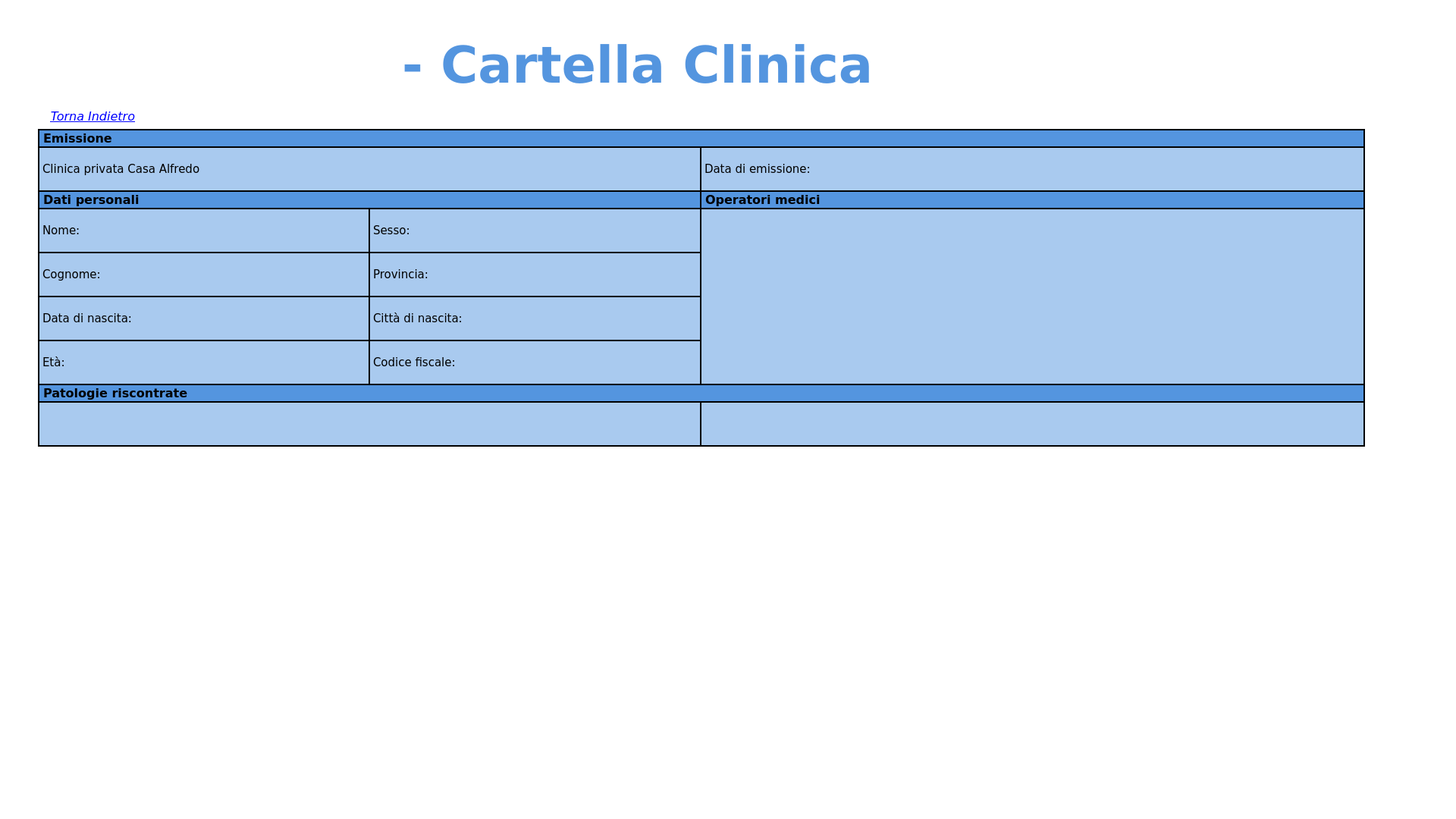
<?xml version="1.0" encoding="UTF-8"?>
<ui version="4.0">
 <class>cartella_clinica_paziente</class>
 <widget class="QWidget" name="cartella_clinica_paziente">
  <property name="geometry">
   <rect>
    <x>0</x>
    <y>0</y>
    <width>1920</width>
    <height>1080</height>
   </rect>
  </property>
  <property name="minimumSize">
   <size>
    <width>1920</width>
    <height>1080</height>
   </size>
  </property>
  <property name="maximumSize">
   <size>
    <width>1920</width>
    <height>1080</height>
   </size>
  </property>
  <property name="palette">
   <palette>
    <active>
     <colorrole role="Button">
      <brush brushstyle="SolidPattern">
       <color alpha="255">
        <red>255</red>
        <green>255</green>
        <blue>255</blue>
       </color>
      </brush>
     </colorrole>
     <colorrole role="Base">
      <brush brushstyle="SolidPattern">
       <color alpha="255">
        <red>255</red>
        <green>255</green>
        <blue>255</blue>
       </color>
      </brush>
     </colorrole>
     <colorrole role="Window">
      <brush brushstyle="SolidPattern">
       <color alpha="255">
        <red>255</red>
        <green>255</green>
        <blue>255</blue>
       </color>
      </brush>
     </colorrole>
    </active>
    <inactive>
     <colorrole role="Button">
      <brush brushstyle="SolidPattern">
       <color alpha="255">
        <red>255</red>
        <green>255</green>
        <blue>255</blue>
       </color>
      </brush>
     </colorrole>
     <colorrole role="Base">
      <brush brushstyle="SolidPattern">
       <color alpha="255">
        <red>255</red>
        <green>255</green>
        <blue>255</blue>
       </color>
      </brush>
     </colorrole>
     <colorrole role="Window">
      <brush brushstyle="SolidPattern">
       <color alpha="255">
        <red>255</red>
        <green>255</green>
        <blue>255</blue>
       </color>
      </brush>
     </colorrole>
    </inactive>
    <disabled>
     <colorrole role="Button">
      <brush brushstyle="SolidPattern">
       <color alpha="255">
        <red>255</red>
        <green>255</green>
        <blue>255</blue>
       </color>
      </brush>
     </colorrole>
     <colorrole role="Base">
      <brush brushstyle="SolidPattern">
       <color alpha="255">
        <red>255</red>
        <green>255</green>
        <blue>255</blue>
       </color>
      </brush>
     </colorrole>
     <colorrole role="Window">
      <brush brushstyle="SolidPattern">
       <color alpha="255">
        <red>255</red>
        <green>255</green>
        <blue>255</blue>
       </color>
      </brush>
     </colorrole>
    </disabled>
   </palette>
  </property>
  <property name="windowTitle">
   <string>Clinica Casa Alfredo</string>
  </property>
  <property name="windowIcon">
   <iconset>
    <normaloff>Immagini/logo_casa_alfredo.png</normaloff>Immagini/logo_casa_alfredo.png</iconset>
  </property>
  <property name="styleSheet">
   <string notr="true"/>
  </property>
  <widget class="QPushButton" name="tendina_button">
   <property name="geometry">
    <rect>
     <x>1820</x>
     <y>20</y>
     <width>70</width>
     <height>70</height>
    </rect>
   </property>
   <property name="cursor">
    <cursorShape>PointingHandCursor</cursorShape>
   </property>
   <property name="styleSheet">
    <string notr="true">QPushButton#tendina_button:pressed {
background-color: rgb(0, 0, 0, 0);
}</string>
   </property>
   <property name="text">
    <string/>
   </property>
   <property name="icon">
    <iconset>
     <normaloff>Immagini/tendina_chiusa.png</normaloff>Immagini/tendina_chiusa.png</iconset>
   </property>
   <property name="iconSize">
    <size>
     <width>70</width>
     <height>70</height>
    </size>
   </property>
   <property name="flat">
    <bool>true</bool>
   </property>
  </widget>
  <widget class="QLabel" name="cartella_clinica">
   <property name="geometry">
    <rect>
     <x>530</x>
     <y>20</y>
     <width>981</width>
     <height>131</height>
    </rect>
   </property>
   <property name="font">
    <font>
     <family>Verdana</family>
     <pointsize>50</pointsize>
     <weight>75</weight>
     <bold>true</bold>
    </font>
   </property>
   <property name="styleSheet">
    <string notr="true">color: rgb(84, 149, 223);</string>
   </property>
   <property name="text">
    <string>- Cartella Clinica</string>
   </property>
  </widget>
  <widget class="QLabel" name="logo">
   <property name="geometry">
    <rect>
     <x>10</x>
     <y>5</y>
     <width>110</width>
     <height>130</height>
    </rect>
   </property>
   <property name="text">
    <string/>
   </property>
   <property name="pixmap">
    <pixmap>Immagini/logo_casa_alfredo.png</pixmap>
   </property>
   <property name="scaledContents">
    <bool>true</bool>
   </property>
  </widget>
  <widget class="QLabel" name="titolo">
   <property name="geometry">
    <rect>
     <x>110</x>
     <y>20</y>
     <width>401</width>
     <height>110</height>
    </rect>
   </property>
   <property name="text">
    <string/>
   </property>
   <property name="pixmap">
    <pixmap>Immagini/titolo_casa_alfredo.png</pixmap>
   </property>
   <property name="scaledContents">
    <bool>true</bool>
   </property>
  </widget>
  <widget class="QLabel" name="emissione">
   <property name="geometry">
    <rect>
     <x>50</x>
     <y>170</y>
     <width>1750</width>
     <height>25</height>
    </rect>
   </property>
   <property name="font">
    <font>
     <family>Verdana</family>
     <pointsize>12</pointsize>
     <weight>75</weight>
     <bold>true</bold>
    </font>
   </property>
   <property name="styleSheet">
    <string notr="true">background-color: rgb(84, 149, 223);
border: 2px solid</string>
   </property>
   <property name="text">
    <string>Emissione</string>
   </property>
  </widget>
  <widget class="QLabel" name="clinica_privata_casa_alfredo">
   <property name="geometry">
    <rect>
     <x>50</x>
     <y>193</y>
     <width>875</width>
     <height>60</height>
    </rect>
   </property>
   <property name="font">
    <font>
     <family>Verdana</family>
     <pointsize>11</pointsize>
    </font>
   </property>
   <property name="styleSheet">
    <string notr="true">background-color: rgb(169, 202, 239);
border: 2px solid</string>
   </property>
   <property name="text">
    <string>Clinica privata Casa Alfredo</string>
   </property>
  </widget>
  <widget class="QLabel" name="data_emissione">
   <property name="geometry">
    <rect>
     <x>923</x>
     <y>193</y>
     <width>877</width>
     <height>60</height>
    </rect>
   </property>
   <property name="font">
    <font>
     <family>Verdana</family>
     <pointsize>11</pointsize>
    </font>
   </property>
   <property name="styleSheet">
    <string notr="true">background-color: rgb(169, 202, 239);
border: 2px solid</string>
   </property>
   <property name="text">
    <string>Data di emissione:</string>
   </property>
  </widget>
  <widget class="QLabel" name="dati_personali">
   <property name="geometry">
    <rect>
     <x>50</x>
     <y>251</y>
     <width>875</width>
     <height>25</height>
    </rect>
   </property>
   <property name="font">
    <font>
     <family>Verdana</family>
     <pointsize>12</pointsize>
     <weight>75</weight>
     <bold>true</bold>
    </font>
   </property>
   <property name="styleSheet">
    <string notr="true">background-color: rgb(84, 149, 223);
border: 2px solid</string>
   </property>
   <property name="text">
    <string>Dati personali</string>
   </property>
  </widget>
  <widget class="QLabel" name="operatori_medici">
   <property name="geometry">
    <rect>
     <x>923</x>
     <y>251</y>
     <width>877</width>
     <height>25</height>
    </rect>
   </property>
   <property name="font">
    <font>
     <family>Verdana</family>
     <pointsize>12</pointsize>
     <weight>75</weight>
     <bold>true</bold>
    </font>
   </property>
   <property name="styleSheet">
    <string notr="true">background-color: rgb(84, 149, 223);
border: 2px solid</string>
   </property>
   <property name="text">
    <string>Operatori medici</string>
   </property>
  </widget>
  <widget class="QLabel" name="nome_label">
   <property name="geometry">
    <rect>
     <x>50</x>
     <y>274</y>
     <width>438</width>
     <height>60</height>
    </rect>
   </property>
   <property name="font">
    <font>
     <family>Verdana</family>
     <pointsize>11</pointsize>
    </font>
   </property>
   <property name="styleSheet">
    <string notr="true">background-color: rgb(169, 202, 239);
border: 2px solid</string>
   </property>
   <property name="text">
    <string>Nome:</string>
   </property>
  </widget>
  <widget class="QLabel" name="cognome_label">
   <property name="geometry">
    <rect>
     <x>50</x>
     <y>332</y>
     <width>438</width>
     <height>60</height>
    </rect>
   </property>
   <property name="font">
    <font>
     <family>Verdana</family>
     <pointsize>11</pointsize>
    </font>
   </property>
   <property name="styleSheet">
    <string notr="true">background-color: rgb(169, 202, 239);
border: 2px solid</string>
   </property>
   <property name="text">
    <string>Cognome:</string>
   </property>
  </widget>
  <widget class="QLabel" name="data_di_nascita_label">
   <property name="geometry">
    <rect>
     <x>50</x>
     <y>390</y>
     <width>438</width>
     <height>60</height>
    </rect>
   </property>
   <property name="font">
    <font>
     <family>Verdana</family>
     <pointsize>11</pointsize>
    </font>
   </property>
   <property name="styleSheet">
    <string notr="true">background-color: rgb(169, 202, 239);
border: 2px solid</string>
   </property>
   <property name="text">
    <string>Data di nascita:</string>
   </property>
  </widget>
  <widget class="QLabel" name="eta_label">
   <property name="geometry">
    <rect>
     <x>50</x>
     <y>448</y>
     <width>438</width>
     <height>60</height>
    </rect>
   </property>
   <property name="font">
    <font>
     <family>Verdana</family>
     <pointsize>11</pointsize>
    </font>
   </property>
   <property name="styleSheet">
    <string notr="true">background-color: rgb(169, 202, 239);
border: 2px solid</string>
   </property>
   <property name="text">
    <string>Età:</string>
   </property>
  </widget>
  <widget class="QLabel" name="sesso_label">
   <property name="geometry">
    <rect>
     <x>486</x>
     <y>274</y>
     <width>439</width>
     <height>60</height>
    </rect>
   </property>
   <property name="font">
    <font>
     <family>Verdana</family>
     <pointsize>11</pointsize>
    </font>
   </property>
   <property name="styleSheet">
    <string notr="true">background-color: rgb(169, 202, 239);
border: 2px solid</string>
   </property>
   <property name="text">
    <string>Sesso:</string>
   </property>
  </widget>
  <widget class="QLabel" name="provincia_label">
   <property name="geometry">
    <rect>
     <x>486</x>
     <y>332</y>
     <width>439</width>
     <height>60</height>
    </rect>
   </property>
   <property name="font">
    <font>
     <family>Verdana</family>
     <pointsize>11</pointsize>
    </font>
   </property>
   <property name="styleSheet">
    <string notr="true">background-color: rgb(169, 202, 239);
border: 2px solid</string>
   </property>
   <property name="text">
    <string>Provincia:</string>
   </property>
  </widget>
  <widget class="QLabel" name="citta_di_nascita_label">
   <property name="geometry">
    <rect>
     <x>486</x>
     <y>390</y>
     <width>439</width>
     <height>60</height>
    </rect>
   </property>
   <property name="font">
    <font>
     <family>Verdana</family>
     <pointsize>11</pointsize>
    </font>
   </property>
   <property name="styleSheet">
    <string notr="true">background-color: rgb(169, 202, 239);
border: 2px solid</string>
   </property>
   <property name="text">
    <string>Città di nascita:</string>
   </property>
  </widget>
  <widget class="QLabel" name="codice_fiscale_label">
   <property name="geometry">
    <rect>
     <x>486</x>
     <y>448</y>
     <width>439</width>
     <height>60</height>
    </rect>
   </property>
   <property name="font">
    <font>
     <family>Verdana</family>
     <pointsize>11</pointsize>
    </font>
   </property>
   <property name="styleSheet">
    <string notr="true">background-color: rgb(169, 202, 239);
border: 2px solid</string>
   </property>
   <property name="text">
    <string>Codice fiscale:</string>
   </property>
  </widget>
  <widget class="QLabel" name="operatori_medici_label">
   <property name="geometry">
    <rect>
     <x>923</x>
     <y>274</y>
     <width>877</width>
     <height>234</height>
    </rect>
   </property>
   <property name="font">
    <font>
     <family>Verdana</family>
     <pointsize>11</pointsize>
    </font>
   </property>
   <property name="styleSheet">
    <string notr="true">background-color: rgb(169, 202, 239);
border: 2px solid</string>
   </property>
   <property name="text">
    <string/>
   </property>
   <property name="alignment">
    <set>Qt::AlignLeading|Qt::AlignLeft|Qt::AlignTop</set>
   </property>
  </widget>
  <widget class="QLabel" name="patologie_riscontrate">
   <property name="geometry">
    <rect>
     <x>50</x>
     <y>506</y>
     <width>1750</width>
     <height>25</height>
    </rect>
   </property>
   <property name="font">
    <font>
     <family>Verdana</family>
     <pointsize>12</pointsize>
     <weight>75</weight>
     <bold>true</bold>
    </font>
   </property>
   <property name="styleSheet">
    <string notr="true">background-color: rgb(84, 149, 223);
border: 2px solid</string>
   </property>
   <property name="text">
    <string>Patologie riscontrate</string>
   </property>
  </widget>
  <widget class="QPushButton" name="torna_indietro">
   <property name="geometry">
    <rect>
     <x>47</x>
     <y>138</y>
     <width>151</width>
     <height>31</height>
    </rect>
   </property>
   <property name="palette">
    <palette>
     <active>
      <colorrole role="WindowText">
       <brush brushstyle="SolidPattern">
        <color alpha="255">
         <red>0</red>
         <green>0</green>
         <blue>255</blue>
        </color>
       </brush>
      </colorrole>
      <colorrole role="Button">
       <brush brushstyle="SolidPattern">
        <color alpha="255">
         <red>255</red>
         <green>255</green>
         <blue>255</blue>
        </color>
       </brush>
      </colorrole>
      <colorrole role="Text">
       <brush brushstyle="SolidPattern">
        <color alpha="255">
         <red>0</red>
         <green>0</green>
         <blue>255</blue>
        </color>
       </brush>
      </colorrole>
      <colorrole role="ButtonText">
       <brush brushstyle="SolidPattern">
        <color alpha="255">
         <red>0</red>
         <green>0</green>
         <blue>255</blue>
        </color>
       </brush>
      </colorrole>
      <colorrole role="Base">
       <brush brushstyle="SolidPattern">
        <color alpha="255">
         <red>255</red>
         <green>255</green>
         <blue>255</blue>
        </color>
       </brush>
      </colorrole>
      <colorrole role="Window">
       <brush brushstyle="SolidPattern">
        <color alpha="255">
         <red>255</red>
         <green>255</green>
         <blue>255</blue>
        </color>
       </brush>
      </colorrole>
     </active>
     <inactive>
      <colorrole role="WindowText">
       <brush brushstyle="SolidPattern">
        <color alpha="255">
         <red>0</red>
         <green>0</green>
         <blue>255</blue>
        </color>
       </brush>
      </colorrole>
      <colorrole role="Button">
       <brush brushstyle="SolidPattern">
        <color alpha="255">
         <red>255</red>
         <green>255</green>
         <blue>255</blue>
        </color>
       </brush>
      </colorrole>
      <colorrole role="Text">
       <brush brushstyle="SolidPattern">
        <color alpha="255">
         <red>0</red>
         <green>0</green>
         <blue>255</blue>
        </color>
       </brush>
      </colorrole>
      <colorrole role="ButtonText">
       <brush brushstyle="SolidPattern">
        <color alpha="255">
         <red>0</red>
         <green>0</green>
         <blue>255</blue>
        </color>
       </brush>
      </colorrole>
      <colorrole role="Base">
       <brush brushstyle="SolidPattern">
        <color alpha="255">
         <red>255</red>
         <green>255</green>
         <blue>255</blue>
        </color>
       </brush>
      </colorrole>
      <colorrole role="Window">
       <brush brushstyle="SolidPattern">
        <color alpha="255">
         <red>255</red>
         <green>255</green>
         <blue>255</blue>
        </color>
       </brush>
      </colorrole>
     </inactive>
     <disabled>
      <colorrole role="WindowText">
       <brush brushstyle="SolidPattern">
        <color alpha="255">
         <red>0</red>
         <green>0</green>
         <blue>255</blue>
        </color>
       </brush>
      </colorrole>
      <colorrole role="Button">
       <brush brushstyle="SolidPattern">
        <color alpha="255">
         <red>255</red>
         <green>255</green>
         <blue>255</blue>
        </color>
       </brush>
      </colorrole>
      <colorrole role="Text">
       <brush brushstyle="SolidPattern">
        <color alpha="255">
         <red>0</red>
         <green>0</green>
         <blue>255</blue>
        </color>
       </brush>
      </colorrole>
      <colorrole role="ButtonText">
       <brush brushstyle="SolidPattern">
        <color alpha="255">
         <red>0</red>
         <green>0</green>
         <blue>255</blue>
        </color>
       </brush>
      </colorrole>
      <colorrole role="Base">
       <brush brushstyle="SolidPattern">
        <color alpha="255">
         <red>255</red>
         <green>255</green>
         <blue>255</blue>
        </color>
       </brush>
      </colorrole>
      <colorrole role="Window">
       <brush brushstyle="SolidPattern">
        <color alpha="255">
         <red>255</red>
         <green>255</green>
         <blue>255</blue>
        </color>
       </brush>
      </colorrole>
     </disabled>
    </palette>
   </property>
   <property name="font">
    <font>
     <family>Verdana</family>
     <pointsize>12</pointsize>
     <weight>50</weight>
     <italic>true</italic>
     <bold>false</bold>
     <underline>true</underline>
    </font>
   </property>
   <property name="cursor">
    <cursorShape>PointingHandCursor</cursorShape>
   </property>
   <property name="styleSheet">
    <string notr="true">QPushButton#torna_indietro {
color: rgb(0, 0, 255);
}

QPushButton#torna_indietro:pressed {
background-color: rgb(0, 0, 0, 0);
color: rgb(0, 0, 180);
}</string>
   </property>
   <property name="text">
    <string>Torna Indietro</string>
   </property>
   <property name="flat">
    <bool>true</bool>
   </property>
  </widget>
  <widget class="QScrollArea" name="scrollArea">
   <property name="geometry">
    <rect>
     <x>50</x>
     <y>530</y>
     <width>1771</width>
     <height>511</height>
    </rect>
   </property>
   <property name="styleSheet">
    <string notr="true">border: 0px solid;
background-color: rgb(255, 255, 255);</string>
   </property>
   <property name="verticalScrollBarPolicy">
    <enum>Qt::ScrollBarAsNeeded</enum>
   </property>
   <property name="horizontalScrollBarPolicy">
    <enum>Qt::ScrollBarAlwaysOff</enum>
   </property>
   <property name="widgetResizable">
    <bool>true</bool>
   </property>
   <widget class="QWidget" name="scrollAreaWidgetContents">
    <property name="geometry">
     <rect>
      <x>0</x>
      <y>0</y>
      <width>1771</width>
      <height>511</height>
     </rect>
    </property>
    <widget class="QLabel" name="patologia_label_2">
     <property name="geometry">
      <rect>
       <x>873</x>
       <y>-1</y>
       <width>877</width>
       <height>60</height>
      </rect>
     </property>
     <property name="font">
      <font>
       <family>Verdana</family>
       <pointsize>11</pointsize>
      </font>
     </property>
     <property name="styleSheet">
      <string notr="true">background-color: rgb(169, 202, 239);
border: 2px solid</string>
     </property>
     <property name="text">
      <string/>
     </property>
    </widget>
    <widget class="QLabel" name="patologia_label">
     <property name="geometry">
      <rect>
       <x>0</x>
       <y>-1</y>
       <width>875</width>
       <height>60</height>
      </rect>
     </property>
     <property name="font">
      <font>
       <family>Verdana</family>
       <pointsize>11</pointsize>
      </font>
     </property>
     <property name="styleSheet">
      <string notr="true">background-color: rgb(169, 202, 239);
border: 2px solid</string>
     </property>
     <property name="text">
      <string/>
     </property>
    </widget>
   </widget>
  </widget>
 </widget>
 <resources/>
 <connections/>
</ui>
